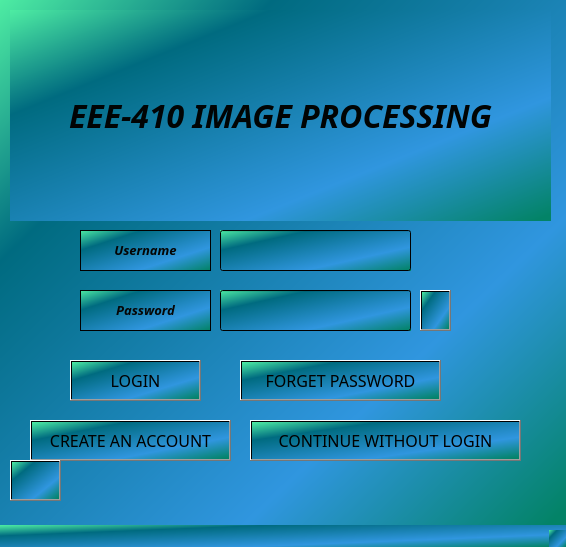
<?xml version="1.0" encoding="UTF-8"?>
<ui version="4.0">
 <class>MainWindow</class>
 <widget class="QMainWindow" name="MainWindow">
  <property name="geometry">
   <rect>
    <x>0</x>
    <y>0</y>
    <width>566</width>
    <height>547</height>
   </rect>
  </property>
  <property name="windowTitle">
   <string>MainWindow</string>
  </property>
  <property name="styleSheet">
   <string notr="true">
 background-color: qlineargradient(spread:pad, x1:0, y1:0, x2:1, y2:0.965909, stop:0 rgba(78, 237, 163, 255), stop:0.248588 rgba(0, 107, 128, 255), stop:0.723164 rgba(48, 150, 223, 255), stop:1 rgba(3, 131, 103, 255));</string>
  </property>
  <widget class="QWidget" name="centralwidget">
   <widget class="QLabel" name="label_3">
    <property name="geometry">
     <rect>
      <x>10</x>
      <y>10</y>
      <width>541</width>
      <height>211</height>
     </rect>
    </property>
    <property name="font">
     <font>
      <family>Lucida Handwriting</family>
      <pointsize>8</pointsize>
      <weight>75</weight>
      <italic>true</italic>
      <bold>true</bold>
     </font>
    </property>
    <property name="text">
     <string>&lt;html&gt;&lt;head/&gt;&lt;body&gt;&lt;p align=&quot;center&quot;&gt;&lt;span style=&quot; font-size:24pt; color:#010404;&quot;&gt;EEE-410 IMAGE PROCESSING&lt;/span&gt;&lt;/p&gt;&lt;/body&gt;&lt;/html&gt;</string>
    </property>
   </widget>
   <widget class="QLabel" name="label">
    <property name="geometry">
     <rect>
      <x>80</x>
      <y>230</y>
      <width>131</width>
      <height>41</height>
     </rect>
    </property>
    <property name="font">
     <font>
      <family>Lucida Handwriting</family>
      <pointsize>12</pointsize>
      <weight>75</weight>
      <italic>true</italic>
      <bold>true</bold>
     </font>
    </property>
    <property name="styleSheet">
     <string notr="true">color: rgb(255, 255, 255);</string>
    </property>
    <property name="frameShape">
     <enum>QFrame::StyledPanel</enum>
    </property>
    <property name="text">
     <string>&lt;html&gt;&lt;head/&gt;&lt;body&gt;&lt;p align=&quot;center&quot;&gt;&lt;span style=&quot; font-size:10pt; color:#040404;&quot;&gt;Username&lt;/span&gt;&lt;/p&gt;&lt;/body&gt;&lt;/html&gt;</string>
    </property>
    <property name="scaledContents">
     <bool>false</bool>
    </property>
    <property name="alignment">
     <set>Qt::AlignCenter</set>
    </property>
   </widget>
   <widget class="QLabel" name="label_2">
    <property name="geometry">
     <rect>
      <x>80</x>
      <y>290</y>
      <width>131</width>
      <height>41</height>
     </rect>
    </property>
    <property name="font">
     <font>
      <family>Lucida Handwriting</family>
      <pointsize>12</pointsize>
      <weight>75</weight>
      <italic>true</italic>
      <bold>true</bold>
     </font>
    </property>
    <property name="mouseTracking">
     <bool>true</bool>
    </property>
    <property name="autoFillBackground">
     <bool>false</bool>
    </property>
    <property name="styleSheet">
     <string notr="true">color: rgb(255, 255, 255);</string>
    </property>
    <property name="frameShape">
     <enum>QFrame::StyledPanel</enum>
    </property>
    <property name="lineWidth">
     <number>1</number>
    </property>
    <property name="text">
     <string>&lt;html&gt;&lt;head/&gt;&lt;body&gt;&lt;p&gt;&lt;span style=&quot; font-size:10pt; color:#060606;&quot;&gt;Password&lt;/span&gt;&lt;/p&gt;&lt;/body&gt;&lt;/html&gt;</string>
    </property>
    <property name="scaledContents">
     <bool>false</bool>
    </property>
    <property name="alignment">
     <set>Qt::AlignCenter</set>
    </property>
   </widget>
   <widget class="QLineEdit" name="line_username">
    <property name="geometry">
     <rect>
      <x>220</x>
      <y>230</y>
      <width>191</width>
      <height>41</height>
     </rect>
    </property>
    <property name="font">
     <font>
      <family>Leelawadee UI</family>
     </font>
    </property>
   </widget>
   <widget class="QLineEdit" name="line_pass">
    <property name="geometry">
     <rect>
      <x>220</x>
      <y>290</y>
      <width>191</width>
      <height>41</height>
     </rect>
    </property>
    <property name="font">
     <font>
      <family>Leelawadee UI</family>
     </font>
    </property>
    <property name="echoMode">
     <enum>QLineEdit::Password</enum>
    </property>
   </widget>
   <widget class="QPushButton" name="pBut_change">
    <property name="geometry">
     <rect>
      <x>420</x>
      <y>290</y>
      <width>31</width>
      <height>41</height>
     </rect>
    </property>
    <property name="text">
     <string/>
    </property>
    <property name="icon">
     <iconset resource="icons.qrc">
      <normaloff>:/icons/indir.jpg</normaloff>:/icons/indir.jpg</iconset>
    </property>
    <property name="iconSize">
     <size>
      <width>40</width>
      <height>40</height>
     </size>
    </property>
   </widget>
   <widget class="QPushButton" name="pBut_login">
    <property name="geometry">
     <rect>
      <x>70</x>
      <y>360</y>
      <width>131</width>
      <height>41</height>
     </rect>
    </property>
    <property name="font">
     <font>
      <family>Lucida Handwriting</family>
      <pointsize>12</pointsize>
     </font>
    </property>
    <property name="text">
     <string>LOGIN</string>
    </property>
   </widget>
   <widget class="QPushButton" name="pBut_forget">
    <property name="geometry">
     <rect>
      <x>240</x>
      <y>360</y>
      <width>201</width>
      <height>41</height>
     </rect>
    </property>
    <property name="font">
     <font>
      <family>Lucida Handwriting</family>
      <pointsize>12</pointsize>
     </font>
    </property>
    <property name="text">
     <string>FORGET PASSWORD</string>
    </property>
   </widget>
   <widget class="QPushButton" name="pBut_continue">
    <property name="geometry">
     <rect>
      <x>250</x>
      <y>420</y>
      <width>271</width>
      <height>41</height>
     </rect>
    </property>
    <property name="font">
     <font>
      <family>Lucida Handwriting</family>
      <pointsize>12</pointsize>
     </font>
    </property>
    <property name="text">
     <string>CONTINUE WITHOUT LOGIN</string>
    </property>
   </widget>
   <widget class="QPushButton" name="pBut_register">
    <property name="geometry">
     <rect>
      <x>30</x>
      <y>420</y>
      <width>201</width>
      <height>41</height>
     </rect>
    </property>
    <property name="font">
     <font>
      <family>Lucida Handwriting</family>
      <pointsize>12</pointsize>
     </font>
    </property>
    <property name="text">
     <string>CREATE AN ACCOUNT</string>
    </property>
   </widget>
   <widget class="QPushButton" name="pBut_school">
    <property name="geometry">
     <rect>
      <x>10</x>
      <y>460</y>
      <width>51</width>
      <height>41</height>
     </rect>
    </property>
    <property name="text">
     <string/>
    </property>
    <property name="icon">
     <iconset resource="icons.qrc">
      <normaloff>:/icons/indir.png</normaloff>:/icons/indir.png</iconset>
    </property>
    <property name="iconSize">
     <size>
      <width>50</width>
      <height>50</height>
     </size>
    </property>
   </widget>
  </widget>
  <widget class="QMenuBar" name="menubar">
   <property name="geometry">
    <rect>
     <x>0</x>
     <y>0</y>
     <width>566</width>
     <height>21</height>
    </rect>
   </property>
  </widget>
  <widget class="QStatusBar" name="statusbar"/>
 </widget>
 <resources>
  <include location="icons.qrc"/>
 </resources>
 <connections/>
</ui>
